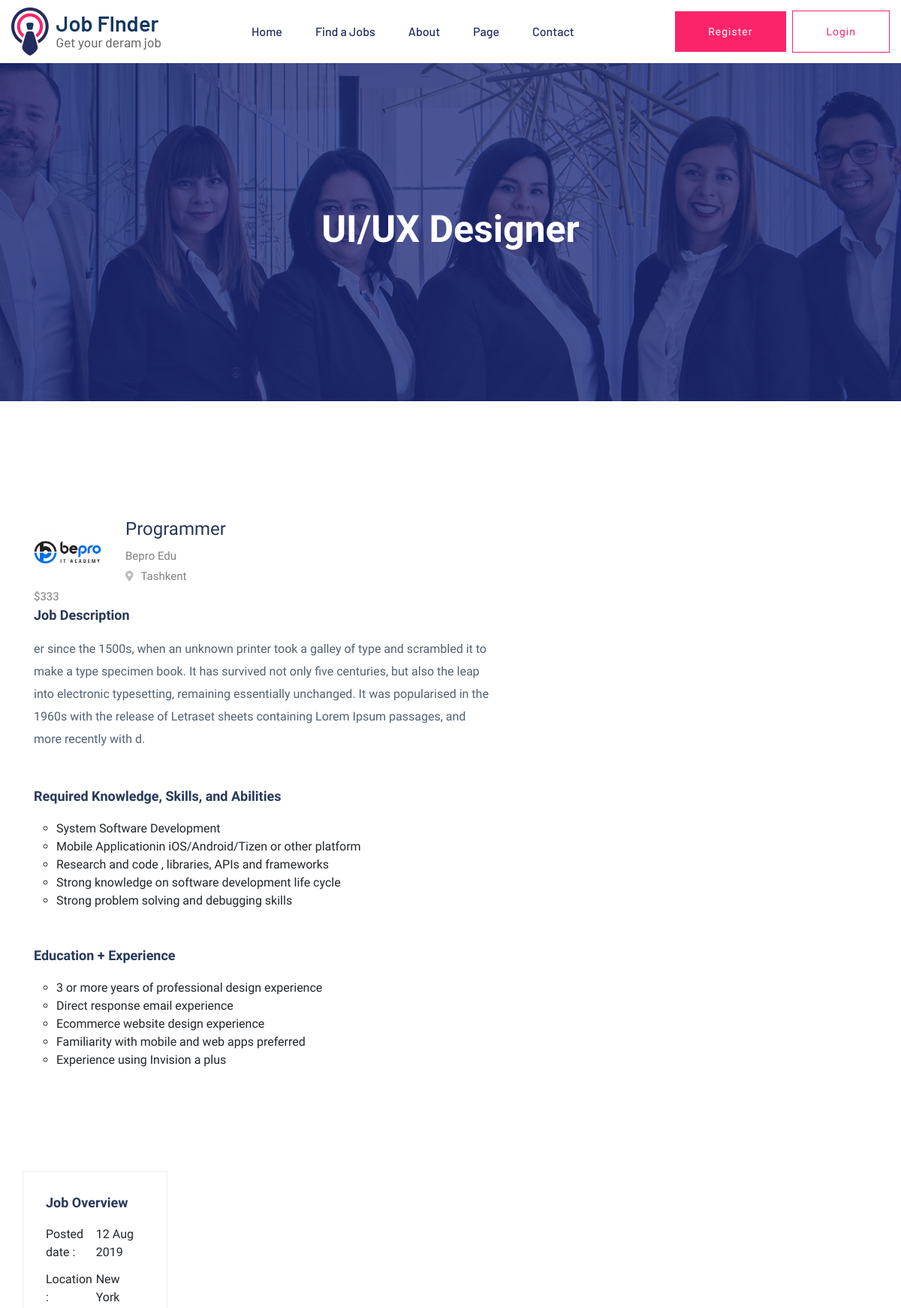
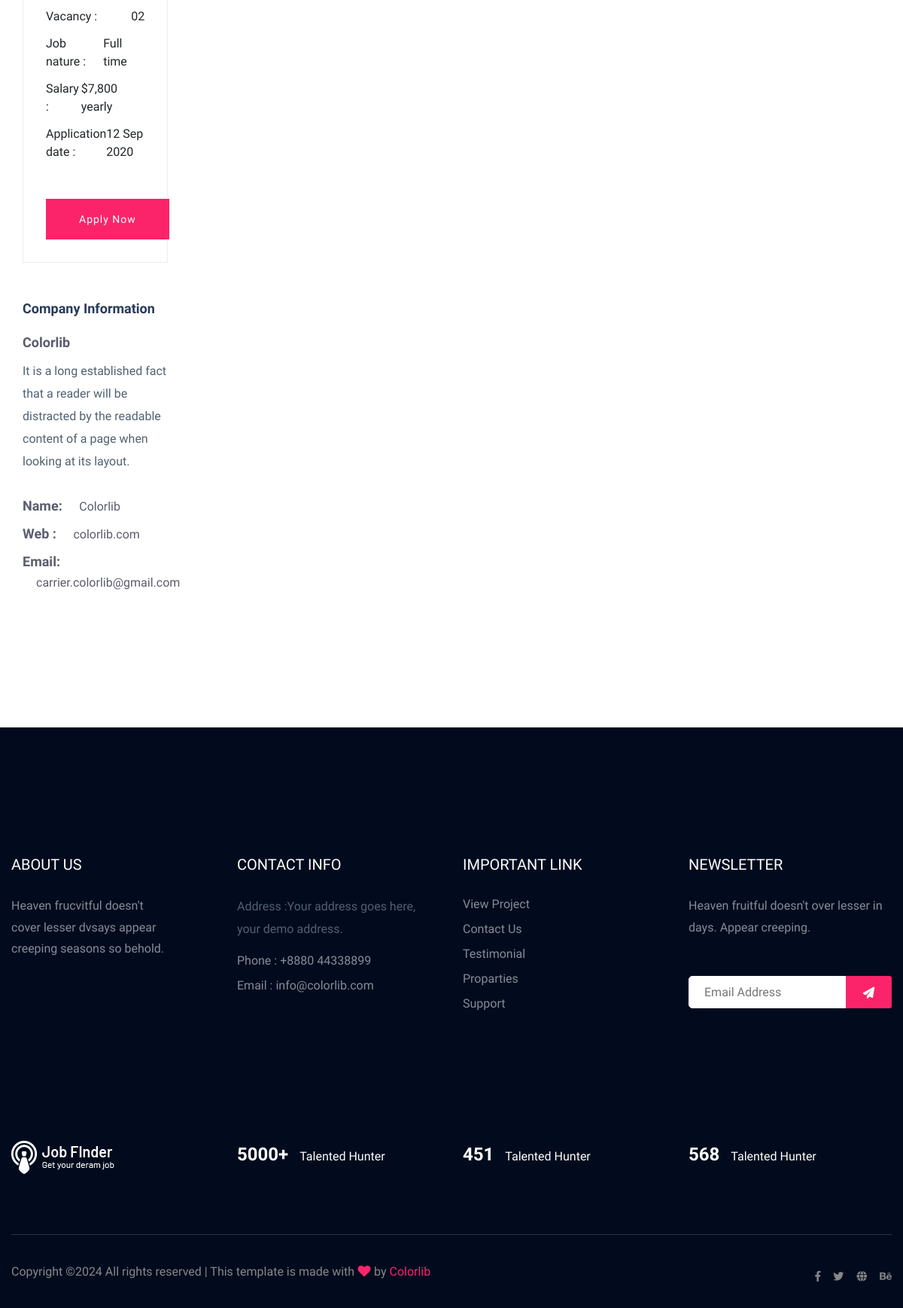
The app's page /job_detail/1/ with its own data (2 pictures, top to bottom).
### pages/models.py (models this page shows, shortened)
class Job(models.Model):
    job_type_select = (
        ('full_time', 'full_time'),
        ('part_time', 'part_time'),
        ('remote', 'remote'),
        ('freelance', 'freelance'),
    )
    job_name = models.CharField(max_length=30)
    company_name = models.CharField(max_length=50)
    location = models.CharField(max_length=255)
    salary = models.PositiveIntegerField()
    job_description = models.TextField()
    skills = models.CharField(max_length=255)
    experience = models.CharField(max_length=255)
    job_about = models.CharField(max_length=255)
    job_category = models.ForeignKey(Category, on_delete=models.CASCADE)
    pub_date = models.DateTimeField('date published', auto_now_add=True)
    phone_number = models.CharField(max_length=20, validators=[RegexValidator(r'^\+?1?\d{9,15}$', message="Telefon raqamini to'g'ri kiriting.")])
    email = models.EmailField()
    company_web_site = models.URLField()
    job_img = models.ImageField(upload_to='images/job_img/')
    job_type = models.CharField(choices=job_type_select, max_length=25)

### pages/views.py (the view)
# urls.py: path('job_detail/<int:pk>/', Job_Detail, name='job_detail'),
def Job_Detail(request, pk):
    data_detail = get_object_or_404(Job, pk=pk)
    return render(request, 'job_details.html', {'data_detail': data_detail})

### templates/job_details.html (shortened to what this page needs)
<!doctype html>
<html class="no-js" lang="zxx">
    {% include "header.html" %}
   <body>
    {% include 'navbar.html' %}
    <main>
        <div class="slider-area ">
        <div class="single-slider section-overly slider-height2 d-flex align-items-center" data-background="/static/img/hero/about.jpg">
            <div class="container">
                <div class="row">
                    <div class="col-xl-12">
                        <div class="hero-cap text-center">
                            <h2>UI/UX Designer</h2>
                        </div>
                    </div>
                </div>
            </div>
        </div>
        </div>
        <div class="job-post-company pt-120 pb-120">
            <div class="container">
                <div class="row justify-content-between">
                    <div class="col-xl-7 col-lg-8">
                        <div class="single-job-items mb-50">
                            <div class="job-items">
                                <div class="company-img">
                                    <a href="#"><img src="{{data_detail.job_img.url}}" width="90px" alt=""></a>
                                <div class="job-tittle">
                                    <a href="#"><h4>{{data_detail.job_name}}</h4></a>
                                    <ul>
                                        <li>{{data_detail.company_name}}</li>
                                        <li><i class="fas fa-map-marker-alt"></i>{{data_detail.location}}</li>
                                        <li>${{data_detail.salary}}</li>
                                    </ul>
                                </div>
                            </div>
                        </div>
                    {% if data_detail %}
                        <div class="job-post-details">
                            <div class="post-details1 mb-50">
                                <div class="small-section-tittle">
                                    <h4>Job Description</h4>
                                </div>
                                <p>{{data_detail.job_description}}.</p>
                            </div>
                            <div class="post-details2  mb-50">
                                <div class="small-section-tittle">
                                    <h4>Required Knowledge, Skills, and Abilities</h4>
                                </div>
                               <ul>
                                   <li>System Software Development</li>
                                   <li>Mobile Applicationin iOS/Android/Tizen or other platform</li>
                                   <li>Research and code , libraries, APIs and frameworks</li>
                                   <li>Strong knowledge on software development life cycle</li>
                                   <li>Strong problem solving and debugging skills</li>
                               </ul>
                            </div>
                            <div class="post-details2  mb-50">
                                <div class="small-section-tittle">
                                    <h4>Education + Experience</h4>
                                </div>
                               <ul>
                                   <li>3 or more years of professional design experience</li>
                                   <li>Direct response email experience</li>
                                   <li>Ecommerce website design experience</li>
                                   <li>Familiarity with mobile and web apps preferred</li>
                                   <li>Experience using Invision a plus</li>
                               </ul>
                            </div>
                        </div>
                        {% endif %}
                    </div>
                    <div class="col-xl-4 col-lg-4">
                        <div class="post-details3  mb-50">
                           <div class="small-section-tittle">
                               <h4>Job Overview</h4>
                           </div>
                          <ul>
                              <li>Posted date : <span>12 Aug 2019</span></li>
                              <li>Location : <span>New York</span></li>
                              <li>Vacancy : <span>02</span></li>
                              <li>Job nature : <span>Full time</span></li>
                              <li>Salary :  <span>$7,800 yearly</span></li>
                              <li>Application date : <span>12 Sep 2020</span></li>
                          </ul>
                         <div class="apply-btn2">
                            <a href="#" class="btn">Apply Now</a>
                         </div>
                       </div>
                        <div class="post-details4  mb-50">
                           <div class="small-section-tittle">
                               <h4>Company Information</h4>
                           </div>
                              <span>Colorlib</span>
                              <p>It is a long established fact that a reader will be distracted by the readable content of a page when looking at its layout.</p>
                            <ul>
                                <li>Name: <span>Colorlib </span></li>
                                <li>Web : <span> colorlib.com</span></li>
                                <li>Email: <span>carrier.colorlib@gmail.com</span></li>
                            </ul>
                       </div>
                    </div>
                </div>
            </div>
        </div>
    </main>
    <footer>
        <div class="footer-area footer-bg footer-padding">
            <div class="container">
                <div class="row d-flex justify-content-between">
                    <div class="col-xl-3 col-lg-3 col-md-4 col-sm-6">
                       <div class="single-footer-caption mb-50">
                         <div class="single-footer-caption mb-30">
                             <div class="footer-tittle">
                                 <h4>About Us</h4>
                                 <div class="footer-pera">
                                     <p>Heaven frucvitful doesn't cover lesser dvsays appear creeping seasons so behold.</p>
                                </div>
                             </div>
                         </div>
                       </div>
                    </div>
                    <div class="col-xl-3 col-lg-3 col-md-4 col-sm-5">
                        <div class="single-footer-caption mb-50">
                            <div class="footer-tittle">
                                <h4>Contact Info</h4>
                                <ul>
                                    <li>
                                    <p>Address :Your address goes
                                        here, your demo address.</p>
                                    </li>
                                    <li><a href="#">Phone : +8880 44338899</a></li>
                                    <li><a href="#">Email : info@colorlib.com</a></li>
                                </ul>
                            </div>
                        </div>
                    </div>
                    <div class="col-xl-3 col-lg-3 col-md-4 col-sm-5">
                        <div class="single-footer-caption mb-50">
                            <div class="footer-tittle">
                                <h4>Important Link</h4>
                                <ul>
                                    <li><a href="#"> View Project</a></li>
                                    <li><a href="#">Contact Us</a></li>
                                    <li><a href="#">Testimonial</a></li>
                                    <li><a href="#">Proparties</a></li>
                                    <li><a href="#">Support</a></li>
                                </ul>
                            </div>
                        </div>
                    </div>
                    <div class="col-xl-3 col-lg-3 col-md-4 col-sm-5">
                        <div class="single-footer-caption mb-50">
                            <div class="footer-tittle">
                                <h4>Newsletter</h4>
                                <div class="footer-pera footer-pera2">
                                 <p>Heaven fruitful doesn't over lesser in days. Appear creeping.</p>
                             </div>
                             <div class="footer-form" >
                                 <div id="mc_embed_signup">
                                     <form target="_blank" action="https://spondonit.us12.list-manage.com/subscribe/post?u=1462626880ade1ac87bd9c93a&amp;id=92a4423d01"
                                     method="get" class="subscribe_form relative mail_part">
                                         <input type="email" name="email" id="newsletter-form-email" placeholder="Email Address"
                                         class="placeholder hide-on-focus" onfocus="this.placeholder = ''"
                                         onblur="this.placeholder = ' Email Address '">
                                         <div class="form-icon">
                                             <button type="submit" name="submit" id="newsletter-submit"
                                             class="email_icon newsletter-submit button-contactForm"><img src="/static/img/icon/form.png" alt=""></button>
                                         </div>
                                     </form>
                                 </div>
                             </div>
                            </div>
                        </div>
                    </div>
                </div>
               <div class="row footer-wejed justify-content-between">
                       <div class="col-xl-3 col-lg-3 col-md-4 col-sm-6">
                          <div class="footer-logo mb-20">
                            <a href="index.html"><img src="/static/img/logo/logo2_footer.png" alt=""></a>
                          </div>
                       </div>
                       <div class="col-xl-3 col-lg-3 col-md-4 col-sm-5">
                        <div class="footer-tittle-bottom">
                            <span>5000+</span>
                            <p>Talented Hunter</p>
                        </div>
                       </div>
                       <div class="col-xl-3 col-lg-3 col-md-4 col-sm-5">
                            <div class="footer-tittle-bottom">
                                <span>451</span>
                                <p>Talented Hunter</p>
                            </div>
                       </div>
                       <div class="col-xl-3 col-lg-3 col-md-4 col-sm-5">
                            <div class="footer-tittle-bottom">
                                <span>568</span>
                                <p>Talented Hunter</p>
                            </div>
                       </div>
               </div>
            </div>
        </div>
        <div class="footer-bottom-area footer-bg">
            <div class="container">
                <div class="footer-border">
                     <div class="row d-flex justify-content-between align-items-center">
                         <div class="col-xl-10 col-lg-10 ">
                             <div class="footer-copy-right">
                                 <p>
  Copyright &copy;<script>document.write(new Date().getFullYear());</script> All rights reserved | This template is made with <i class="fa fa-heart" aria-hidden="true"></i> by <a href="https://colorlib.com" target="_blank">Colorlib</a>
  </p>
                             </div>
                         </div>
                         <div class="col-xl-2 col-lg-2">
                             <div class="footer-social f-right">
                                 <a href="#"><i class="fab fa-facebook-f"></i></a>
                                 <a href="#"><i class="fab fa-twitter"></i></a>
                                 <a href="#"><i class="fas fa-globe"></i></a>
                                 <a href="#"><i class="fab fa-behance"></i></a>
                             </div>
                         </div>
                     </div>
                </div>
            </div>
        </div>
    </footer>
    </body>
</html>

### records on screen
Job: job_img (picture), job_name "Programmer", company_name "Bepro Edu", location "Tashkent", salary "333", job_description "er since the 1500s, when an unknown printer took a galley of type and scrambled it to make a type specimen book. It has survived not only five centuries, but also the leap into electronic typesetting, remaining essentially unchanged. It was popularised in the 1960s with the release of Letraset sheets containing Lorem Ipsum passages, and more recently with d"
